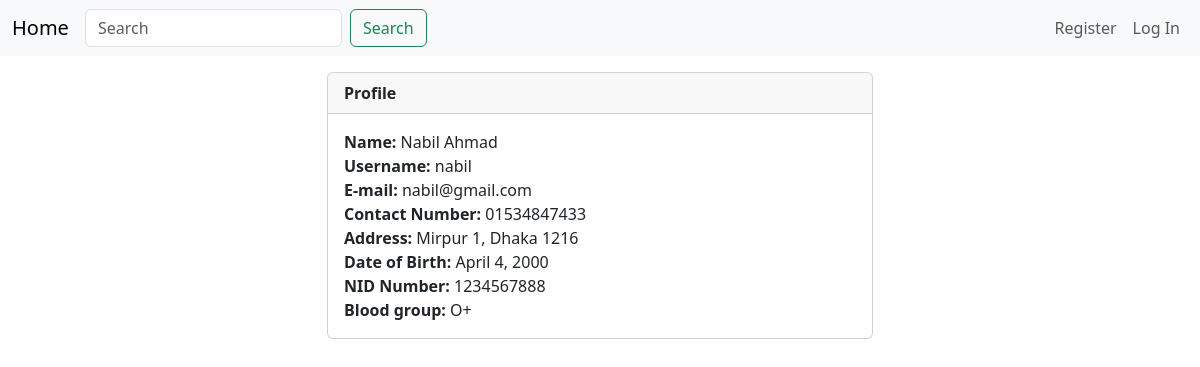
Before: /users/view/3 with the older database file.
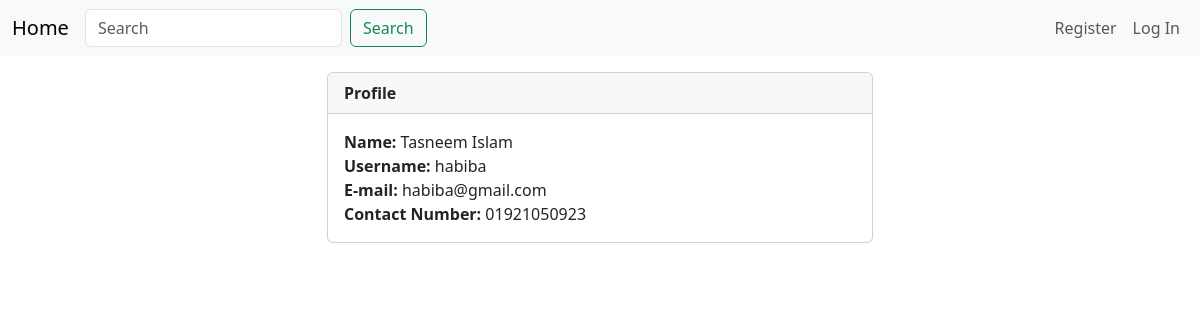
After: the same page with the newer database file.
### auth1/models.py (models this page shows, shortened)
class RegisterUser(AbstractBaseUser):
	username				= models.CharField(max_length=50, unique=True)
	name					= models.CharField(max_length=100)
	email					= models.EmailField(max_length=100, unique=True)
	contact_number			= models.CharField(max_length=15)
	address					= models.CharField(max_length=250, null=True, blank=True)
	date_of_birth			= models.DateField(null=True, blank=True)
	nid						= models.CharField(max_length=13, null=True, blank=True)
	blood_group				= models.CharField(max_length=8, choices=BLOOD_GROUPS, null=True, blank=True)
	date_joined				= models.DateTimeField(verbose_name='date joined', auto_now_add=True)
	last_login				= models.DateTimeField(verbose_name='last login', auto_now=True)
	is_admin				= models.BooleanField(default=False)
	is_active				= models.BooleanField(default=True)
	is_staff				= models.BooleanField(default=False)
	is_superuser			= models.BooleanField(default=False)
	USERNAME_FIELD = 'email'
	REQUIRED_FIELDS = ['username', 'password']
	objects = MyAccountManager()

### post/views.py (the view)
# urls.py: path('users/view/<int:user_id>', views.view_user, name='view_user'),
def view_user(request, user_id):
    context = {}
    profile = RegisterUser.objects.get(id=user_id)
    context['profile'] = profile
    print(user_id)
    return render(request, 'auth1/profile.html', context)

### auth1/templates/auth1/profile.html (shortened to what this page needs)
{% extends 'post/base.html' %}
{% block content %}
    <div class="container">
        <div class="row">
            <div class="col-6 offset-3 my-3">
                <div class="card">
                    <div class="card-header d-flex justify-content-between align-items-center">
                        <b>Profile</b>
                    </div>
                    <div class="card-body">
                        <b>Name: </b>{{ profile.name }}<br/>
                        <b>Username: </b>{{ profile.username }}<br/>
                        <b>E-mail: </b>{{ profile.email }}<br/>
                        <b>Contact Number: </b>{{ profile.contact_number }}<br/>
                        {% if profile.address != None %}
                            <b>Address: </b>{{ profile.address }}<br/>
                            <b>Date of Birth: </b>{{ profile.date_of_birth }}<br/>
                            <b>NID Number: </b>{{ profile.nid }}<br/>
                            <b>Blood group: </b>{{ profile.blood_group }}<br/>
                        {% endif %}
                    </div>
                </div> <br>
            </div>
        </div>
    </div>
{% endblock %}

### post/templates/post/base.html (shortened to what this page needs)
<!DOCTYPE html>
<html lang="en">
<head>
	{% load bootstrap5 %}
	{% bootstrap_css %}
	<nav class="navbar navbar-expand-lg navbar-light bg-light">
		<div class="container-fluid">
			<a class="navbar-brand" href="{% url 'home'%}">Home</a>
			<div class="collapse navbar-collapse" id="navbarSupportedContent">
			<ul class="navbar-nav me-auto mb-2 mb-lg-0">
				<form class="d-flex">
				<input class="form-control me-2" type="search" placeholder="Search" aria-label="Search">
				<button class="btn btn-outline-success" type="submit">Search</button>
				</form>
			</ul>
			{% if user.is_authenticated %}
				<ul class="navbar-nav ml-auto">
					<li class="nav-item">
						<a class="nav-link" href="{% url 'createpost' %}">Create New Post</a>
					</li>
					<li class="nav-item">
						<a class="nav-link" href="{% url 'profileUser'%}">{{user.username}}</a>
					</li>
					<li class="nav-item">
						<a class="nav-link" href="{% url 'logoutUser'%}">Log Out</a>
					</li>
				</ul>
			{% else %}
				<ul class="navbar-nav ml-auto">
					<li class="nav-item">
						<a class="nav-link" href="{% url 'registerUser'%}">Register</a>
					</li>
					<li class="nav-item">
						<a class="nav-link" href="{% url 'loginUser'%}">Log In</a>
					</li>
				</ul>
			{% endif %}
			</div>
		</div>
	</nav>
</head>
<body>
	<div id="content", name="content">
		{% block content %}
		{% endblock %}
	</div>
</body>
</html>

Changed rows visible on the page:
changed RegisterUser: name "Nabil Ahmad" → "Tasneem Islam"; username "nabil" → "habiba"; email "nabil@gmail.com" → "habiba@gmail.com"; contact_number "01534847433" → "01921050923"; address "Mirpur 1, Dhaka 1216" → (not shown); date_of_birth "April 4, 2000" → (not shown); nid "1234567888" → (not shown); blood_group "O+" → (not shown)
Other visible differences:
text no longer shown: "Address: Date of Birth: NID Number: Blood group:"
